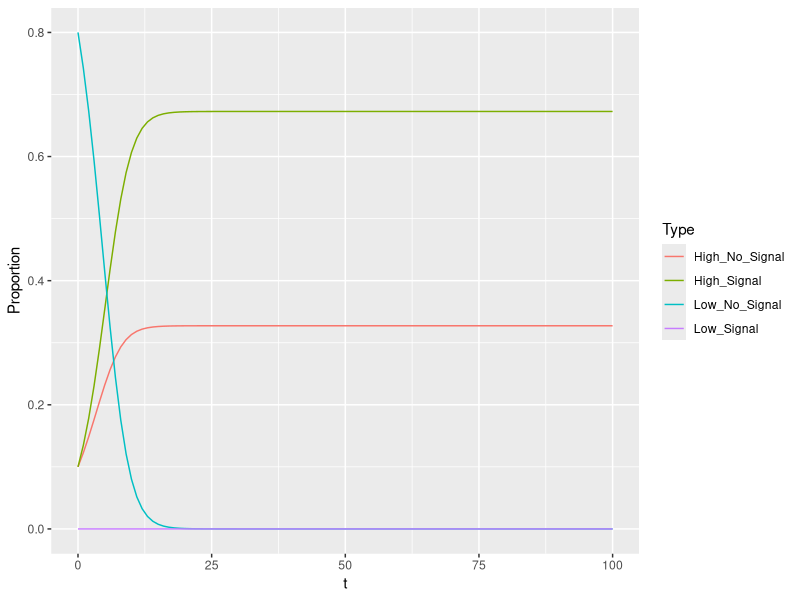
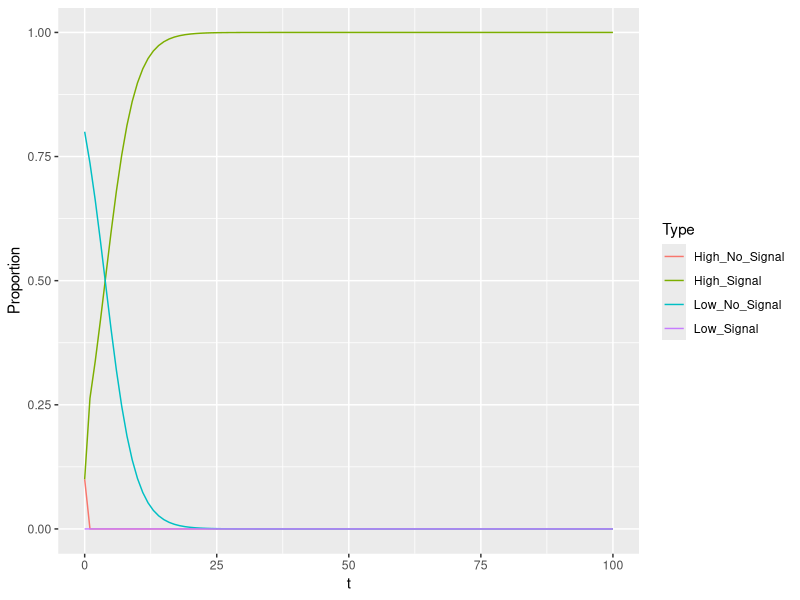

These charts were generated, in order, by the following R code:
library("tidyverse", "shiny", "stringr")

time = 100
vHH = 20
vHL = 18
vLH = 12
vLL = 14
A = .5
ratio = .2
ratio_l = 0
ratio_h = .5

evo = function(ratio, ratio_h, ratio_l, vHH, vHL, vLH, vLL, A, time){
  H_N = (1-ratio_h)*ratio
  H_S = ratio_h*ratio
  L_N = (1-ratio_l)*(1-ratio)
  L_S = ratio_l*(1-ratio)
  pop = data.frame(H_N,H_S,L_N,L_S)
  K = vLH-vLL+A*(vHH+vLL-vLH-vHL)
  SHH = vHH - K
  SHL = vHL - K
  SLH = vLH - K
  SLL = vLL - K
  payoffs = data.frame(vHH,vHL,vLH,vLL,SHH,SHL,SLH,SLL)
  for(i in 1:time){
    H_N = as.numeric(tail(pop,1)[1])
    H_S = as.numeric(tail(pop,1)[2])
    L_N = as.numeric(tail(pop,1)[3])
    L_S = as.numeric(tail(pop,1)[4])
    S_H = if(H_S+L_S>0){
      H_S/(H_S+L_S)} else {0}
    S_L = 1-S_H
    N_H = if(H_N+L_N>0){
      H_N/(H_N+L_N)} else {0}
    N_L = 1-N_H
    H_N_P = H_N*(N_H*as.numeric(payoffs[1])+N_L*as.numeric(payoffs[2]))
    H_S_P = H_S*(S_H*as.numeric(payoffs[5])+S_L*as.numeric(payoffs[6]))
    L_N_P = L_N*(N_H*as.numeric(payoffs[3])+N_L*as.numeric(payoffs[4]))
    L_S_P = L_S*(N_H*as.numeric(payoffs[7])+N_L*as.numeric(payoffs[8]))
    Total_P = H_N_P+H_S_P+L_N_P+L_S_P
    H_N = H_N_P/Total_P
    H_S = H_S_P/Total_P
    L_N = L_N_P/Total_P
    L_S = L_S_P/Total_P
    pop1 = data.frame(H_N,H_S,L_N,L_S)
    pop = rbind(pop, pop1)
  }
  pop = pop %>%
    rename(High_No_Signal = H_N,
           High_Signal = H_S,
           Low_No_Signal = L_N,
           Low_Signal = L_S) %>%
    mutate(t = 0:time) %>%
    gather("High_No_Signal", "High_Signal", "Low_No_Signal", "Low_Signal", key = Type, value = Proportion)
  as_tibble(pop)
}

pop_evo = evo(ratio, ratio_h, ratio_l, vHH, vHL, vLH, vLL, A, time)

ggplot(data = pop_evo, aes(x = t, y = Proportion, color = Type)) +
  geom_line()


evo_elect = function(ratio, ratio_h, ratio_l, vHH, vHL, vLH, vLL, A, time){
  H_N = (1-ratio_h)*ratio
  H_S = ratio_h*ratio
  L_N = (1-ratio_l)*(1-ratio)
  L_S = ratio_l*(1-ratio)
  pop = data.frame(H_N,H_S,L_N,L_S)
  K = vLH-vLL+A*(vHH+vLL-vLH-vHL)
  SHH = vHH - K
  SHL = vHL - K
  SLH = vLH - K
  SLL = vLL - K
  payoffs = data.frame(vHH,vHL,vLH,vLL,SHH,SHL,SLH,SLL)
  for(i in 1:time){
    H_N = as.numeric(tail(pop,1)[1])
    H_S = as.numeric(tail(pop,1)[2])
    L_N = as.numeric(tail(pop,1)[3])
    L_S = as.numeric(tail(pop,1)[4])
    H = H_N+H_S
    L = L_N+L_S
    L_S = 0
    L_N = L
    SHH = as.numeric(payoffs[5])
    vH = H*as.numeric(payoffs[1])+L*as.numeric(payoffs[2])
    if(SHH>vH){
      H_S = H
      H_N = 0
    } else {
      H_S = 0
      H_N = H
    }
    S_H = if(H_S+L_S>0){
      H_S/(H_S+L_S)} else {0}
    S_L = 1-S_H
    N_H = if(H_N+L_N>0){
      H_N/(H_N+L_N)} else {0}
    N_L = 1-N_H
    H_N_P = H_N*(N_H*as.numeric(payoffs[1])+N_L*as.numeric(payoffs[2]))
    H_S_P = H_S*(S_H*as.numeric(payoffs[5])+S_L*as.numeric(payoffs[6]))
    L_N_P = L_N*(N_H*as.numeric(payoffs[3])+N_L*as.numeric(payoffs[4]))
    L_S_P = L_S*(N_H*as.numeric(payoffs[7])+N_L*as.numeric(payoffs[8]))
    Total_P = H_N_P+H_S_P+L_N_P+L_S_P
    H_N = H_N_P/Total_P
    H_S = H_S_P/Total_P
    L_N = L_N_P/Total_P
    L_S = L_S_P/Total_P
    pop1 = data.frame(H_N,H_S,L_N,L_S)
    pop = rbind(pop, pop1)
  }
  pop = pop %>%
    rename(High_No_Signal = H_N,
           High_Signal = H_S,
           Low_No_Signal = L_N,
           Low_Signal = L_S) %>%
    mutate(t = 0:time) %>%
    gather("High_No_Signal", "High_Signal", "Low_No_Signal", "Low_Signal", key = Type, value = Proportion)
  as_tibble(pop)
}

pop_evo_elect = evo_elect(ratio, ratio_h, ratio_l, vHH, vHL, vLH, vLL, A, time)

ggplot(data = pop_evo_elect, aes(x = t, y = Proportion, color = Type)) +
  geom_line()
